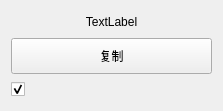
<?xml version="1.0" encoding="UTF-8"?>
<ui version="4.0">
 <class>singleElement</class>
 <widget class="QFrame" name="singleElement">
  <property name="geometry">
   <rect>
    <x>0</x>
    <y>0</y>
    <width>223</width>
    <height>111</height>
   </rect>
  </property>
  <property name="sizePolicy">
   <sizepolicy hsizetype="Fixed" vsizetype="Preferred">
    <horstretch>0</horstretch>
    <verstretch>0</verstretch>
   </sizepolicy>
  </property>
  <property name="maximumSize">
   <size>
    <width>230</width>
    <height>16777215</height>
   </size>
  </property>
  <property name="windowTitle">
   <string>Form</string>
  </property>
  <property name="styleSheet">
   <string notr="true"/>
  </property>
  <layout class="QVBoxLayout" name="verticalLayout">
   <item>
    <widget class="QLabel" name="title">
     <property name="maximumSize">
      <size>
       <width>205</width>
       <height>16777215</height>
      </size>
     </property>
     <property name="text">
      <string>TextLabel</string>
     </property>
     <property name="alignment">
      <set>Qt::AlignCenter</set>
     </property>
     <property name="wordWrap">
      <bool>true</bool>
     </property>
    </widget>
   </item>
   <item>
    <layout class="QVBoxLayout" name="itemsLayout"/>
   </item>
   <item>
    <widget class="QPushButton" name="pushButton">
     <property name="sizePolicy">
      <sizepolicy hsizetype="Expanding" vsizetype="Fixed">
       <horstretch>0</horstretch>
       <verstretch>0</verstretch>
      </sizepolicy>
     </property>
     <property name="minimumSize">
      <size>
       <width>0</width>
       <height>36</height>
      </size>
     </property>
     <property name="whatsThis">
      <string>&lt;html&gt;&lt;head/&gt;&lt;body&gt;&lt;p&gt;&lt;br/&gt;&lt;/p&gt;&lt;/body&gt;&lt;/html&gt;</string>
     </property>
     <property name="text">
      <string>复制</string>
     </property>
    </widget>
   </item>
   <item>
    <layout class="QHBoxLayout" name="whichAILayout">
     <item>
      <widget class="QCheckBox" name="BingAI">
       <property name="styleSheet">
        <string notr="true"/>
       </property>
       <property name="text">
        <string/>
       </property>
       <property name="iconSize">
        <size>
         <width>48</width>
         <height>48</height>
        </size>
       </property>
       <property name="checked">
        <bool>true</bool>
       </property>
      </widget>
     </item>
     <item>
      <widget class="QLabel" name="label">
       <property name="sizePolicy">
        <sizepolicy hsizetype="Fixed" vsizetype="Fixed">
         <horstretch>0</horstretch>
         <verstretch>0</verstretch>
        </sizepolicy>
       </property>
       <property name="minimumSize">
        <size>
         <width>20</width>
         <height>20</height>
        </size>
       </property>
       <property name="maximumSize">
        <size>
         <width>20</width>
         <height>20</height>
        </size>
       </property>
       <property name="baseSize">
        <size>
         <width>20</width>
         <height>20</height>
        </size>
       </property>
       <property name="frameShape">
        <enum>QFrame::NoFrame</enum>
       </property>
       <property name="lineWidth">
        <number>0</number>
       </property>
       <property name="text">
        <string/>
       </property>
       <property name="textFormat">
        <enum>Qt::PlainText</enum>
       </property>
       <property name="pixmap">
        <pixmap resource="qpres.qrc">:/icon/res/icons8-bing-48.png</pixmap>
       </property>
       <property name="scaledContents">
        <bool>true</bool>
       </property>
       <property name="alignment">
        <set>Qt::AlignLeading|Qt::AlignLeft|Qt::AlignTop</set>
       </property>
      </widget>
     </item>
     <item>
      <spacer name="horizontalSpacer">
       <property name="orientation">
        <enum>Qt::Horizontal</enum>
       </property>
       <property name="sizeHint" stdset="0">
        <size>
         <width>40</width>
         <height>20</height>
        </size>
       </property>
      </spacer>
     </item>
    </layout>
   </item>
  </layout>
 </widget>
 <resources>
  <include location="qpres.qrc"/>
 </resources>
 <connections/>
</ui>
